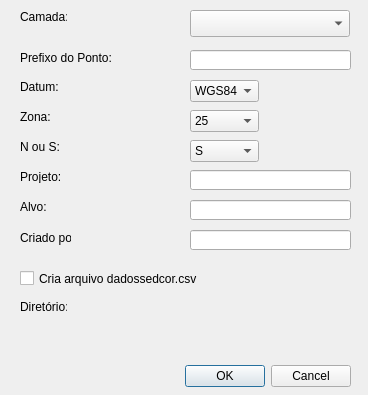
<?xml version="1.0" encoding="UTF-8"?>
<ui version="4.0">
 <class>AjustaSedcorDialogBase</class>
 <widget class="QDialog" name="AjustaSedcorDialogBase">
  <property name="geometry">
   <rect>
    <x>0</x>
    <y>0</y>
    <width>368</width>
    <height>395</height>
   </rect>
  </property>
  <property name="windowTitle">
   <string>GDS-Ajusta Sedcor</string>
  </property>
  <widget class="QDialogButtonBox" name="button_box">
   <property name="geometry">
    <rect>
     <x>180</x>
     <y>360</y>
     <width>171</width>
     <height>32</height>
    </rect>
   </property>
   <property name="orientation">
    <enum>Qt::Horizontal</enum>
   </property>
   <property name="standardButtons">
    <set>QDialogButtonBox::Cancel|QDialogButtonBox::Ok</set>
   </property>
  </widget>
  <widget class="QComboBox" name="comboBoxDatum">
   <property name="geometry">
    <rect>
     <x>190</x>
     <y>80</y>
     <width>69</width>
     <height>22</height>
    </rect>
   </property>
   <item>
    <property name="text">
     <string>WGS84</string>
    </property>
   </item>
  </widget>
  <widget class="QLabel" name="label_12">
   <property name="geometry">
    <rect>
     <x>20</x>
     <y>230</y>
     <width>51</width>
     <height>16</height>
    </rect>
   </property>
   <property name="text">
    <string>Criado por:</string>
   </property>
  </widget>
  <widget class="QLabel" name="label_6">
   <property name="geometry">
    <rect>
     <x>20</x>
     <y>50</y>
     <width>101</width>
     <height>16</height>
    </rect>
   </property>
   <property name="text">
    <string>Prefixo do Ponto:</string>
   </property>
  </widget>
  <widget class="QLineEdit" name="lineEditPrefix">
   <property name="geometry">
    <rect>
     <x>190</x>
     <y>50</y>
     <width>161</width>
     <height>20</height>
    </rect>
   </property>
  </widget>
  <widget class="QCheckBox" name="checkBoxCsv">
   <property name="geometry">
    <rect>
     <x>20</x>
     <y>270</y>
     <width>191</width>
     <height>17</height>
    </rect>
   </property>
   <property name="text">
    <string>Cria arquivo dadossedcor.csv</string>
   </property>
  </widget>
  <widget class="QgsMapLayerComboBox" name="mMapLayerComboBox">
   <property name="geometry">
    <rect>
     <x>190</x>
     <y>10</y>
     <width>160</width>
     <height>27</height>
    </rect>
   </property>
  </widget>
  <widget class="QLabel" name="label_11">
   <property name="geometry">
    <rect>
     <x>20</x>
     <y>200</y>
     <width>47</width>
     <height>13</height>
    </rect>
   </property>
   <property name="text">
    <string>Alvo:</string>
   </property>
  </widget>
  <widget class="QLabel" name="label_9">
   <property name="geometry">
    <rect>
     <x>20</x>
     <y>140</y>
     <width>47</width>
     <height>13</height>
    </rect>
   </property>
   <property name="text">
    <string>N ou S:</string>
   </property>
  </widget>
  <widget class="QLabel" name="label_10">
   <property name="geometry">
    <rect>
     <x>20</x>
     <y>170</y>
     <width>47</width>
     <height>13</height>
    </rect>
   </property>
   <property name="text">
    <string>Projeto:</string>
   </property>
  </widget>
  <widget class="QLineEdit" name="lineEditAlvo">
   <property name="geometry">
    <rect>
     <x>190</x>
     <y>200</y>
     <width>161</width>
     <height>20</height>
    </rect>
   </property>
  </widget>
  <widget class="QLabel" name="label_7">
   <property name="geometry">
    <rect>
     <x>20</x>
     <y>80</y>
     <width>47</width>
     <height>13</height>
    </rect>
   </property>
   <property name="text">
    <string>Datum:</string>
   </property>
  </widget>
  <widget class="QLineEdit" name="lineEditQuem">
   <property name="geometry">
    <rect>
     <x>190</x>
     <y>230</y>
     <width>161</width>
     <height>20</height>
    </rect>
   </property>
  </widget>
  <widget class="QComboBox" name="comboBoxZona">
   <property name="geometry">
    <rect>
     <x>190</x>
     <y>110</y>
     <width>69</width>
     <height>22</height>
    </rect>
   </property>
   <item>
    <property name="text">
     <string>25</string>
    </property>
   </item>
   <item>
    <property name="text">
     <string>24</string>
    </property>
   </item>
   <item>
    <property name="text">
     <string>23</string>
    </property>
   </item>
   <item>
    <property name="text">
     <string>22</string>
    </property>
   </item>
   <item>
    <property name="text">
     <string>21</string>
    </property>
   </item>
   <item>
    <property name="text">
     <string>20</string>
    </property>
   </item>
  </widget>
  <widget class="QComboBox" name="comboBoxNs">
   <property name="geometry">
    <rect>
     <x>190</x>
     <y>140</y>
     <width>69</width>
     <height>22</height>
    </rect>
   </property>
   <item>
    <property name="text">
     <string>S</string>
    </property>
   </item>
   <item>
    <property name="text">
     <string>N</string>
    </property>
   </item>
  </widget>
  <widget class="QLineEdit" name="lineEditProjeto">
   <property name="geometry">
    <rect>
     <x>190</x>
     <y>170</y>
     <width>161</width>
     <height>20</height>
    </rect>
   </property>
  </widget>
  <widget class="QLabel" name="label">
   <property name="geometry">
    <rect>
     <x>20</x>
     <y>10</y>
     <width>47</width>
     <height>13</height>
    </rect>
   </property>
   <property name="text">
    <string>Camada:</string>
   </property>
  </widget>
  <widget class="QLabel" name="label_8">
   <property name="geometry">
    <rect>
     <x>20</x>
     <y>110</y>
     <width>47</width>
     <height>13</height>
    </rect>
   </property>
   <property name="text">
    <string>Zona:</string>
   </property>
  </widget>
  <widget class="QgsFileWidget" name="mQgsFileWidget">
   <property name="geometry">
    <rect>
     <x>149</x>
     <y>300</y>
     <width>201</width>
     <height>27</height>
    </rect>
   </property>
   <property name="storageMode">
    <enum>QgsFileWidget::GetDirectory</enum>
   </property>
  </widget>
  <widget class="QLabel" name="label_2">
   <property name="geometry">
    <rect>
     <x>20</x>
     <y>300</y>
     <width>47</width>
     <height>13</height>
    </rect>
   </property>
   <property name="text">
    <string>Diretório:</string>
   </property>
  </widget>
 </widget>
 <customwidgets>
  <customwidget>
   <class>QgsFileWidget</class>
   <extends>QWidget</extends>
   <header>qgsfilewidget.h</header>
  </customwidget>
  <customwidget>
   <class>QgsMapLayerComboBox</class>
   <extends>QComboBox</extends>
   <header>qgsmaplayercombobox.h</header>
  </customwidget>
 </customwidgets>
 <resources/>
 <connections>
  <connection>
   <sender>button_box</sender>
   <signal>accepted()</signal>
   <receiver>AjustaSedcorDialogBase</receiver>
   <slot>accept()</slot>
   <hints>
    <hint type="sourcelabel">
     <x>20</x>
     <y>20</y>
    </hint>
    <hint type="destinationlabel">
     <x>20</x>
     <y>20</y>
    </hint>
   </hints>
  </connection>
  <connection>
   <sender>button_box</sender>
   <signal>rejected()</signal>
   <receiver>AjustaSedcorDialogBase</receiver>
   <slot>reject()</slot>
   <hints>
    <hint type="sourcelabel">
     <x>20</x>
     <y>20</y>
    </hint>
    <hint type="destinationlabel">
     <x>20</x>
     <y>20</y>
    </hint>
   </hints>
  </connection>
 </connections>
</ui>
